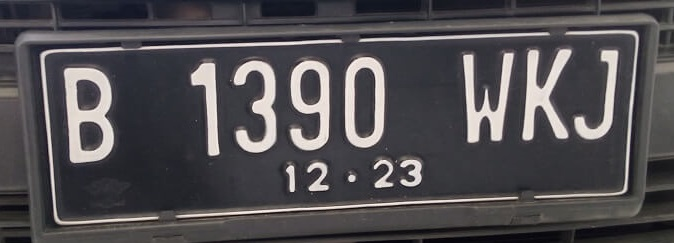
#> input picture Latihan2/plat nomor kendaraan.jpg, 674 x 243 px, found by its file name
$ python Soal6.py   (older library calls are emulated)
#> lines starting #> are read from the running program, lines starting #| are printed output that depends on the picture; after the words box and inside, x2 and y2 are one past the last pixel; in counts of white or black regions, pixels touching at a corner belong together
# 5220411117
# Wasthutatya
# Soal 6
# Melakukan deteksi tepi Sobel, Prewit, dan Canny pada soal 5.
import cv2
import numpy as np
citra = cv2.imread("Latihan2/plat nomor kendaraan.jpg")
#> citra is the input picture: shape (243, 674, 3); mean B, G, R 80.9, 77.8, 80.4

gray = cv2.cvtColor(citra,cv2.COLOR_RGB2GRAY)
# image
(h, w) = citra.shape[:2]
#> h = 243; w = 674
(cX, cY) = (w // 2, h // 2)
#> cX = 337; cY = 121
# rotate our image by 45 degrees around the center of the image
M = cv2.getRotationMatrix2D((cX, cY), -5, 1.0)
rotated = cv2.warpAffine(gray, M, (w, h))

Gaussian = cv2.GaussianBlur(rotated, (7, 7), 0)
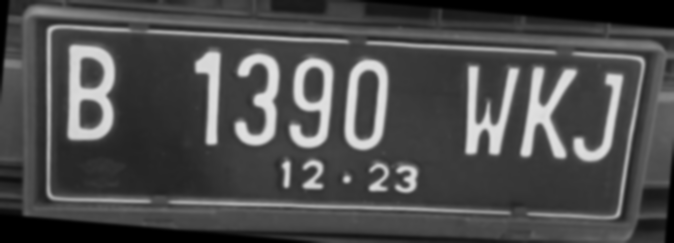
#> Gaussian: shape (243, 674); min 0, max 226, mean 76.3

# Soal 6 mulai
def sobel_edge_detector(img):
    grad_x = cv2.Sobel(img, cv2.CV_64F, 1, 0, ksize=3)
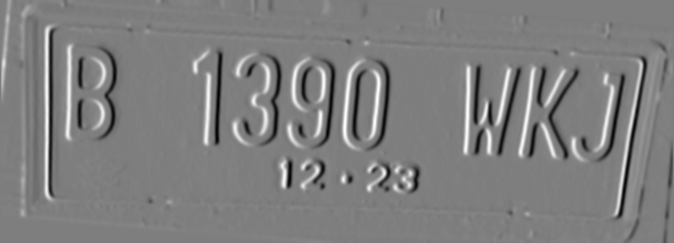
#> grad_x: shape (243, 674) float64; min -339, max 342, mean 0.1; drawn with min black and max white
    grad_y = cv2.Sobel(img, cv2.CV_64F, 0, 1, ksize=3)
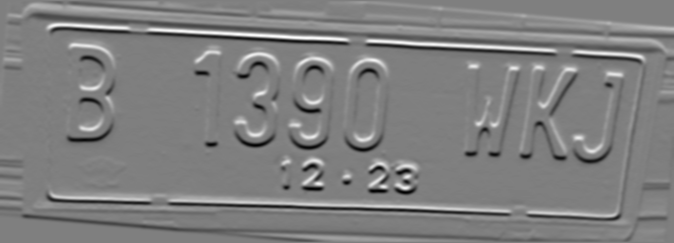
#> grad_y: shape (243, 674) float64; min -339, max 340, mean 0; drawn with min black and max white
    grad = np.sqrt(grad_x**2 + grad_y**2)
    grad_norm = (grad * 255 / grad.max()).astype(np.uint8)
    return grad_norm

def prewit_edge_detector(img):
    kernelx = np.array([[1,1,1],[0,0,0],[-1,-1,-1]])
    kernely = np.array([[-1,0,1],[-1,0,1],[-1,0,1]])
    prewittx = cv2.filter2D(img,-1,kernelx)
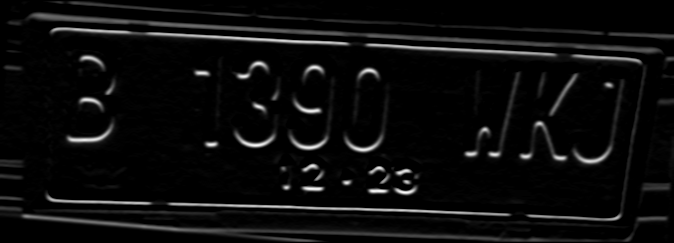
#> prewittx: shape (243, 674); min 0, max 254, mean 12
    prewitty = cv2.filter2D(img,-1,kernely)
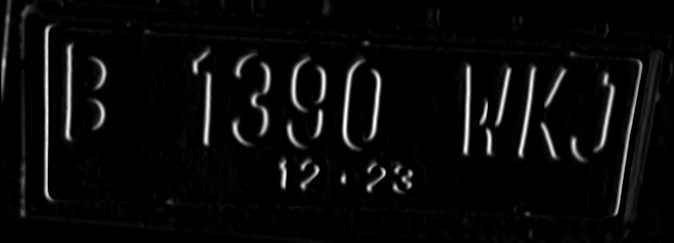
#> prewitty: shape (243, 674); min 0, max 255, mean 10.4
    grad = prewittx + prewitty
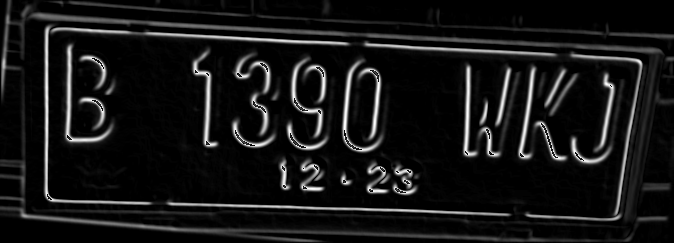
#> grad: shape (243, 674); min 0, max 255, mean 21.4
    img_prewitt_uint8 = cv2.convertScaleAbs(grad)
    return img_prewitt_uint8

sobel = sobel_edge_detector(Gaussian)
prewit = prewit_edge_detector(Gaussian)
canny = cv2.Canny(Gaussian, 100, 200, 3, L2gradient=True)
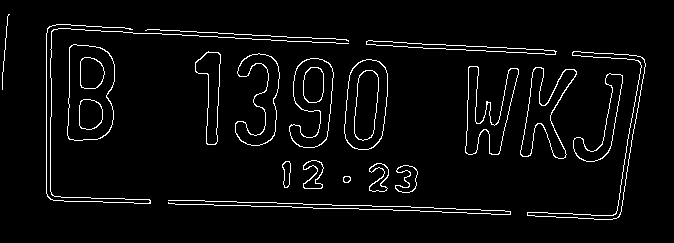
#> canny: shape (243, 674); 4% white in thin lines or dots, all inside (x1, y1, x2, y2) = (2, 14, 646, 220)
cv2.imshow("Plat - Rotate", Gaussian)
cv2.imshow("Plat - sobel", sobel)
cv2.imshow("Plat - prewit", prewit)
cv2.imshow("Plat - canny", canny)
cv2.waitKey()

# Penjelasan
# Proses dari gaussian blur digunakan untuk menghilangkan noisy dari gambar.
# Bisa saja noisy tersebut mengganggu dari deteksi tepi.

# Sobel = Memiliki warna lebih menonjol di angka dan huruf. Diluar plat masih jelas terlihat yang mana kurang dibutuhkan
#
# Prewitt = Hasil lebih terlihat di bagian dalam plat, diluar plat juga sudah berkurang.
#           Namun hasilnya masih terlihat kurang menyakinkan untuk membaca angka dan hurufnya.
#
# Canny = Hasil bagian dalam plat masih sama terlihat jelas, sedangkan diluar plat sudah banyak yang hilang.
#         Huruf dan angka dapat dibaca dengan jelas.

# Kesimpulan dari membandingan dengan hasil no 4 tepi di luar plat sudah tidak terlalu terlihat.
# Hasil tersebut bagus karena ingin melihat angka dan huruf saja. Gambar dengan tepi jauh lebih terlihat.
# selsai soal 6
